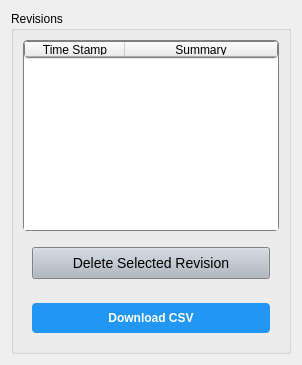
      <widget class="QWidget" name="tab_4">
       <attribute name="title">
        <string>Revisions</string>
       </attribute>
       <layout class="QGridLayout" name="gridLayout_31">
        <item row="0" column="0">
         <widget class="QGroupBox" name="groupBox_4">
          <property name="title">
           <string>Revisions</string>
          </property>
          <layout class="QGridLayout" name="gridLayout_32">
           <item row="0" column="0">
            <widget class="QTableWidget" name="tableWidget_revisions">
             <property name="sizePolicy">
              <sizepolicy hsizetype="Expanding" vsizetype="Expanding">
               <horstretch>0</horstretch>
               <verstretch>0</verstretch>
              </sizepolicy>
             </property>
             <property name="styleSheet">
              <string notr="true">border:1px solid gray;
border-radius:4px;
margin-left:0px;
margin-bottom:1px;</string>
             </property>
             <property name="autoScroll">
              <bool>true</bool>
             </property>
             <property name="selectionBehavior">
              <enum>QAbstractItemView::SelectionBehavior::SelectRows</enum>
             </property>
             <property name="columnCount">
              <number>2</number>
             </property>
             <attribute name="horizontalHeaderStretchLastSection">
              <bool>true</bool>
             </attribute>
             <column>
              <property name="text">
               <string>Time Stamp</string>
              </property>
             </column>
             <column>
              <property name="text">
               <string>Summary</string>
              </property>
             </column>
            </widget>
           </item>
           <item row="3" column="0">
            <widget class="QWidget" name="widget" native="true">
             <layout class="QHBoxLayout" name="horizontalLayout_68">
              <item>
               <widget class="QPushButton" name="pushButton_deleteRevisions">
                <property name="sizePolicy">
                 <sizepolicy hsizetype="Preferred" vsizetype="Fixed">
                  <horstretch>0</horstretch>
                  <verstretch>0</verstretch>
                 </sizepolicy>
                </property>
                <property name="styleSheet">
                 <string notr="true">QPushButton
{
padding:7px;
font-size:14px;
font-weight:500px;
background-color:#AEB6BF;
}
QPushButton:hover{
background-color:#8A98A6
}</string>
                </property>
                <property name="text">
                 <string>Delete Selected Revision</string>
                </property>
               </widget>
              </item>
             </layout>
            </widget>
           </item>
           <item row="4" column="0">
            <widget class="QWidget" name="widget_2" native="true">
             <layout class="QHBoxLayout" name="horizontalLayout_69">
              <item>
               <widget class="QPushButton" name="pushButton_download">
                <property name="styleSheet">
                 <string notr="true">QPushButton {
            background-color: #2196F3;
            color: white;
            border: none;
            padding: 8px 16px;
            border-radius: 4px;
           font-weight: bold;
        }
        QPushButton:hover {
            background-color: #1976D2;
        }
        QPushButton:pressed {
            background-color: #0D47A1;
       }
        QPushButton:disabled {
            background-color: #cccccc;
           color: #666666;
        }</string>
                </property>
                <property name="text">
                 <string>Download CSV</string>
                </property>
               </widget>
              </item>
             </layout>
            </widget>
           </item>
          </layout>
         </widget>
        </item>
       </layout>
      </widget>
